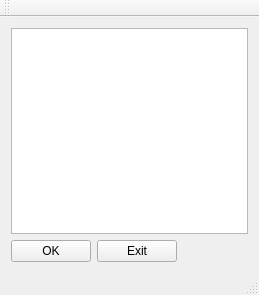
<?xml version="1.0" encoding="UTF-8"?>
<ui version="4.0">
 <class>MainWindow</class>
 <widget class="QMainWindow" name="MainWindow">
  <property name="geometry">
   <rect>
    <x>0</x>
    <y>0</y>
    <width>259</width>
    <height>295</height>
   </rect>
  </property>
  <property name="windowTitle">
   <string>MainWindow</string>
  </property>
  <widget class="QWidget" name="centralWidget">
   <layout class="QFormLayout" name="formLayout">
    <item row="1" column="0">
     <layout class="QHBoxLayout" name="horizontalLayout">
      <item>
       <widget class="QPushButton" name="pushButton">
        <property name="text">
         <string>OK</string>
        </property>
       </widget>
      </item>
      <item>
       <widget class="QPushButton" name="pushButton_2">
        <property name="text">
         <string>Exit</string>
        </property>
       </widget>
      </item>
     </layout>
    </item>
    <item row="0" column="0" colspan="2">
     <widget class="QListView" name="listView"/>
    </item>
   </layout>
   <zorder>listView</zorder>
   <zorder>pushButton</zorder>
   <zorder>listView</zorder>
   <zorder>pushButton_2</zorder>
  </widget>
  <widget class="QMenuBar" name="menuBar">
   <property name="geometry">
    <rect>
     <x>0</x>
     <y>0</y>
     <width>259</width>
     <height>20</height>
    </rect>
   </property>
  </widget>
  <widget class="QToolBar" name="mainToolBar">
   <attribute name="toolBarArea">
    <enum>TopToolBarArea</enum>
   </attribute>
   <attribute name="toolBarBreak">
    <bool>false</bool>
   </attribute>
  </widget>
  <widget class="QStatusBar" name="statusBar"/>
 </widget>
 <layoutdefault spacing="6" margin="11"/>
 <resources/>
 <connections/>
</ui>
